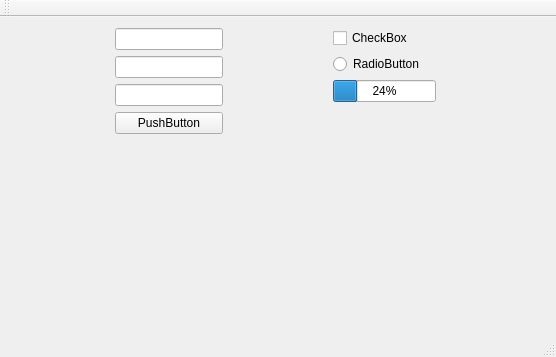
<?xml version="1.0" encoding="UTF-8"?>
<ui version="4.0">
 <class>MainWindow</class>
 <widget class="QMainWindow" name="MainWindow">
  <property name="geometry">
   <rect>
    <x>0</x>
    <y>0</y>
    <width>556</width>
    <height>357</height>
   </rect>
  </property>
  <property name="windowTitle">
   <string>MainWindow</string>
  </property>
  <widget class="QWidget" name="centralWidget">
   <widget class="QWidget" name="horizontalLayoutWidget">
    <property name="geometry">
     <rect>
      <x>0</x>
      <y>0</y>
      <width>551</width>
      <height>161</height>
     </rect>
    </property>
    <layout class="QHBoxLayout" name="horizontalLayout">
     <item>
      <spacer name="horizontalSpacer_3">
       <property name="orientation">
        <enum>Qt::Horizontal</enum>
       </property>
       <property name="sizeHint" stdset="0">
        <size>
         <width>40</width>
         <height>20</height>
        </size>
       </property>
      </spacer>
     </item>
     <item>
      <layout class="QVBoxLayout" name="verticalLayout">
       <item>
        <widget class="QLineEdit" name="lineEdit_2"/>
       </item>
       <item>
        <widget class="QLineEdit" name="lineEdit_3"/>
       </item>
       <item>
        <widget class="QLineEdit" name="lineEdit"/>
       </item>
       <item>
        <widget class="QPushButton" name="pushButton">
         <property name="text">
          <string>PushButton</string>
         </property>
        </widget>
       </item>
       <item>
        <spacer name="verticalSpacer_2">
         <property name="orientation">
          <enum>Qt::Vertical</enum>
         </property>
         <property name="sizeHint" stdset="0">
          <size>
           <width>20</width>
           <height>40</height>
          </size>
         </property>
        </spacer>
       </item>
      </layout>
     </item>
     <item>
      <spacer name="horizontalSpacer_2">
       <property name="orientation">
        <enum>Qt::Horizontal</enum>
       </property>
       <property name="sizeHint" stdset="0">
        <size>
         <width>40</width>
         <height>20</height>
        </size>
       </property>
      </spacer>
     </item>
     <item>
      <layout class="QVBoxLayout" name="verticalLayout_2">
       <item>
        <widget class="QCheckBox" name="checkBox">
         <property name="text">
          <string>CheckBox</string>
         </property>
        </widget>
       </item>
       <item>
        <widget class="QRadioButton" name="radioButton">
         <property name="text">
          <string>RadioButton</string>
         </property>
        </widget>
       </item>
       <item>
        <widget class="QProgressBar" name="progressBar">
         <property name="value">
          <number>24</number>
         </property>
        </widget>
       </item>
       <item>
        <spacer name="verticalSpacer">
         <property name="orientation">
          <enum>Qt::Vertical</enum>
         </property>
         <property name="sizeHint" stdset="0">
          <size>
           <width>20</width>
           <height>40</height>
          </size>
         </property>
        </spacer>
       </item>
      </layout>
     </item>
     <item>
      <spacer name="horizontalSpacer">
       <property name="orientation">
        <enum>Qt::Horizontal</enum>
       </property>
       <property name="sizeHint" stdset="0">
        <size>
         <width>40</width>
         <height>20</height>
        </size>
       </property>
      </spacer>
     </item>
    </layout>
   </widget>
   <zorder>horizontalLayoutWidget</zorder>
   <zorder>horizontalSpacer</zorder>
  </widget>
  <widget class="QMenuBar" name="menuBar">
   <property name="geometry">
    <rect>
     <x>0</x>
     <y>0</y>
     <width>556</width>
     <height>21</height>
    </rect>
   </property>
  </widget>
  <widget class="QToolBar" name="mainToolBar">
   <attribute name="toolBarArea">
    <enum>TopToolBarArea</enum>
   </attribute>
   <attribute name="toolBarBreak">
    <bool>false</bool>
   </attribute>
  </widget>
  <widget class="QStatusBar" name="statusBar"/>
 </widget>
 <layoutdefault spacing="6" margin="11"/>
 <resources/>
 <connections/>
</ui>
